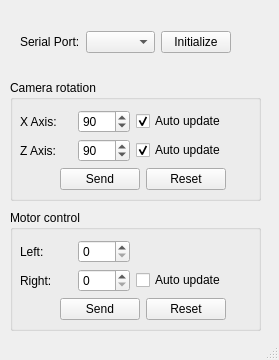
<?xml version="1.0" encoding="UTF-8"?>
<ui version="4.0">
 <class>MainWindow</class>
 <widget class="QMainWindow" name="MainWindow">
  <property name="geometry">
   <rect>
    <x>0</x>
    <y>0</y>
    <width>279</width>
    <height>360</height>
   </rect>
  </property>
  <property name="minimumSize">
   <size>
    <width>279</width>
    <height>360</height>
   </size>
  </property>
  <property name="maximumSize">
   <size>
    <width>279</width>
    <height>360</height>
   </size>
  </property>
  <property name="windowTitle">
   <string>MainWindow</string>
  </property>
  <widget class="QWidget" name="centralwidget">
   <widget class="QGroupBox" name="camGroupBox">
    <property name="geometry">
     <rect>
      <x>10</x>
      <y>80</y>
      <width>251</width>
      <height>121</height>
     </rect>
    </property>
    <property name="title">
     <string>Camera rotation</string>
    </property>
    <widget class="QWidget" name="layoutWidget">
     <property name="geometry">
      <rect>
       <x>10</x>
       <y>30</y>
       <width>206</width>
       <height>81</height>
      </rect>
     </property>
     <layout class="QVBoxLayout" name="camLayout">
      <item>
       <layout class="QGridLayout" name="gridLayout">
        <item row="0" column="0">
         <widget class="QLabel" name="label_2">
          <property name="text">
           <string>X Axis:</string>
          </property>
         </widget>
        </item>
        <item row="0" column="1">
         <widget class="QSpinBox" name="mX">
          <property name="maximum">
           <number>180</number>
          </property>
          <property name="value">
           <number>90</number>
          </property>
         </widget>
        </item>
        <item row="0" column="2">
         <widget class="QCheckBox" name="mXAutoUpdate">
          <property name="text">
           <string>Auto update</string>
          </property>
          <property name="checked">
           <bool>true</bool>
          </property>
         </widget>
        </item>
        <item row="1" column="0">
         <widget class="QLabel" name="label_3">
          <property name="text">
           <string>Z Axis:</string>
          </property>
         </widget>
        </item>
        <item row="1" column="1">
         <widget class="QSpinBox" name="mZ">
          <property name="maximum">
           <number>180</number>
          </property>
          <property name="value">
           <number>90</number>
          </property>
         </widget>
        </item>
        <item row="1" column="2">
         <widget class="QCheckBox" name="mZAutoUpdate">
          <property name="text">
           <string>Auto update</string>
          </property>
          <property name="checked">
           <bool>true</bool>
          </property>
         </widget>
        </item>
       </layout>
      </item>
      <item>
       <layout class="QHBoxLayout" name="horizontalLayout">
        <item>
         <spacer name="horizontalSpacer">
          <property name="orientation">
           <enum>Qt::Horizontal</enum>
          </property>
          <property name="sizeHint" stdset="0">
           <size>
            <width>40</width>
            <height>20</height>
           </size>
          </property>
         </spacer>
        </item>
        <item>
         <widget class="QPushButton" name="mBtnCameraSend">
          <property name="text">
           <string>Send</string>
          </property>
         </widget>
        </item>
        <item>
         <widget class="QPushButton" name="mButtonCameraReset">
          <property name="text">
           <string>Reset</string>
          </property>
         </widget>
        </item>
       </layout>
      </item>
     </layout>
    </widget>
   </widget>
   <widget class="QGroupBox" name="motorGroupBox">
    <property name="geometry">
     <rect>
      <x>10</x>
      <y>210</y>
      <width>251</width>
      <height>121</height>
     </rect>
    </property>
    <property name="title">
     <string>Motor control</string>
    </property>
    <widget class="QWidget" name="layoutWidget">
     <property name="geometry">
      <rect>
       <x>10</x>
       <y>30</y>
       <width>206</width>
       <height>81</height>
      </rect>
     </property>
     <layout class="QVBoxLayout" name="motorLayout">
      <item>
       <layout class="QGridLayout" name="gridLayout_3">
        <item row="0" column="0">
         <widget class="QLabel" name="label_4">
          <property name="text">
           <string>Left:</string>
          </property>
         </widget>
        </item>
        <item row="0" column="1">
         <widget class="QSpinBox" name="mLeftMotor">
          <property name="maximum">
           <number>255</number>
          </property>
         </widget>
        </item>
        <item row="1" column="0">
         <widget class="QLabel" name="label_5">
          <property name="text">
           <string>Right:</string>
          </property>
         </widget>
        </item>
        <item row="1" column="1">
         <widget class="QSpinBox" name="mRightMotor">
          <property name="maximum">
           <number>255</number>
          </property>
         </widget>
        </item>
        <item row="1" column="2">
         <widget class="QCheckBox" name="mMotorAutoUpdate">
          <property name="text">
           <string>Auto update</string>
          </property>
          <property name="checked">
           <bool>false</bool>
          </property>
         </widget>
        </item>
       </layout>
      </item>
      <item>
       <layout class="QHBoxLayout" name="horizontalLayout_2">
        <item>
         <spacer name="horizontalSpacer_2">
          <property name="orientation">
           <enum>Qt::Horizontal</enum>
          </property>
          <property name="sizeHint" stdset="0">
           <size>
            <width>40</width>
            <height>20</height>
           </size>
          </property>
         </spacer>
        </item>
        <item>
         <widget class="QPushButton" name="mBtnMotorSend">
          <property name="text">
           <string>Send</string>
          </property>
         </widget>
        </item>
        <item>
         <widget class="QPushButton" name="mButtonMotorReset">
          <property name="text">
           <string>Reset</string>
          </property>
         </widget>
        </item>
       </layout>
      </item>
     </layout>
    </widget>
   </widget>
   <widget class="QWidget" name="layoutWidget">
    <property name="geometry">
     <rect>
      <x>20</x>
      <y>20</y>
      <width>211</width>
      <height>44</height>
     </rect>
    </property>
    <layout class="QGridLayout" name="gridLayout_2">
     <item row="0" column="1">
      <widget class="QComboBox" name="mSerialPortBox"/>
     </item>
     <item row="0" column="2">
      <widget class="QPushButton" name="mBtnInitialize">
       <property name="text">
        <string>Initialize</string>
       </property>
      </widget>
     </item>
     <item row="0" column="0">
      <widget class="QLabel" name="label">
       <property name="text">
        <string>Serial Port:</string>
       </property>
      </widget>
     </item>
    </layout>
   </widget>
  </widget>
  <widget class="QStatusBar" name="statusBar"/>
 </widget>
 <resources/>
 <connections/>
</ui>
